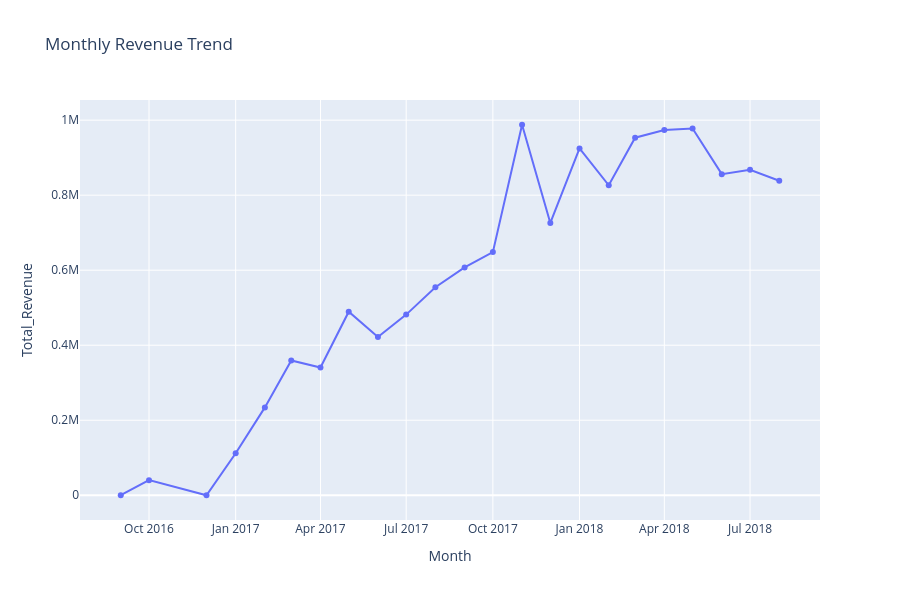

The notebook cell saved with this chart:
### Code cell
import matplotlib.pyplot as plt
fig_trend = px.line(
    result_trend,
    x='Month',
    y='Total_Revenue',
    title='Monthly Revenue Trend',
    markers=True,
width=900,
height=600
)
fig_trend.update_traces(
    hovertemplate="<b>%{x}</b><br>Revenue:%{y:,.0f}"
)
fig_trend.show()

### Figure 1 — Plotly figure (JSON) as saved in the notebook; plotly's stock layout.template omitted (floating-point values rounded to 4 significant figures)
{"data": [{"hovertemplate": "<b>%{x}</b><br>Revenue:%{y:,.0f}", "legendgroup": "", "line": {"color": "#636efa", "dash": "solid"}, "marker": {"symbol": "circle"}, "mode": "lines+markers", "name": "", "orientation": "v", "showlegend": false, "type": "scatter", "x": ["2016-09", "2016-10", "2016-12", "2017-01", "2017-02", "2017-03", "2017-04", "2017-05", "2017-06", "2017-07", "2017-08", "2017-09", "2017-10", "2017-11", "2017-12", "2018-01", "2018-02", "2018-03", "2018-04", "2018-05", "2018-06", "2018-07", "2018-08"], "xaxis": "x", "y": [135.0, 40330.0, 10.9, 111800.0, 234200.0, 359200.0, 340700.0, 489300.0, 421900.0, 481600.0, 554700.0, 607400.0, 648200.0, 987800.0, 726000.0, 924600.0, 826400.0, 953400.0, 973500.0, 977500.0, 856100.0, 868000.0, 838600.0], "yaxis": "y"}], "layout": {"height": 600, "legend": {"tracegroupgap": 0}, "title": {"text": "Monthly Revenue Trend"}, "width": 900, "xaxis": {"anchor": "y", "domain": [0, 1], "title": {"text": "Month"}}, "yaxis": {"anchor": "x", "domain": [0, 1], "title": {"text": "Total_Revenue"}}}}
